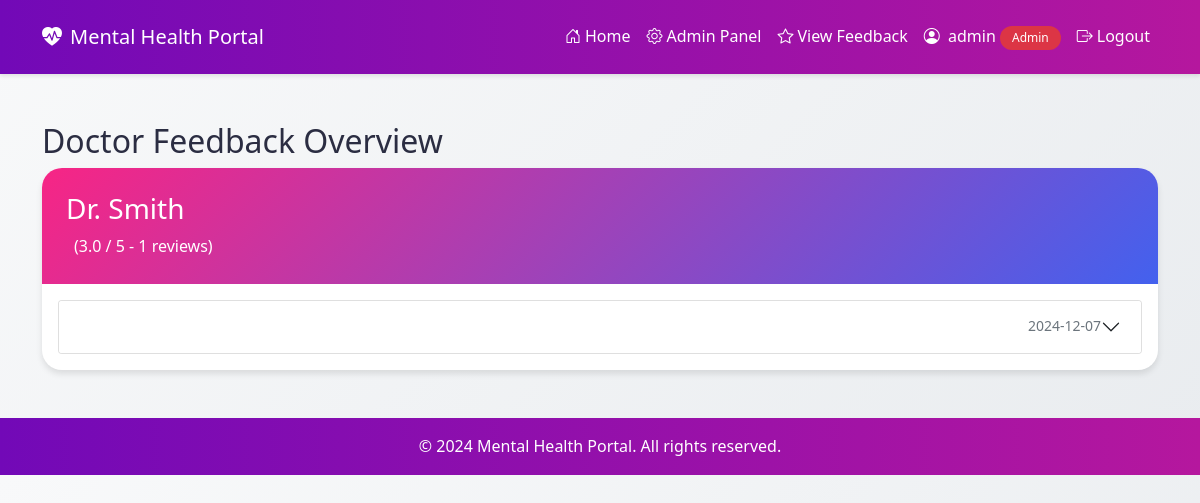
Screenshot of /view_feedback (signed in) with the database file from the repository.
### app.py (models this page shows)
class User(UserMixin, db.Model):
    id = db.Column(db.Integer, primary_key=True)
    username = db.Column(db.String(80), unique=True, nullable=False)
    password = db.Column(db.String(120), nullable=False)
    email = db.Column(db.String(120), unique=True, nullable=False)
    role = db.Column(db.String(20), nullable=False)
    name = db.Column(db.String(100))
    specialization = db.Column(db.String(100))
    photo = db.Column(db.String(255))  # Store the photo filename
    created_at = db.Column(db.DateTime, default=datetime.utcnow)
    patient_appointments = db.relationship('Appointment',
                                         foreign_keys='Appointment.patient_id',
                                         backref='patient',
                                         lazy=True)
    doctor_appointments = db.relationship('Appointment',
                                        foreign_keys='Appointment.doctor_id',
                                        backref='doctor',
                                        lazy=True)
    mood_entries = db.relationship('MoodEntry', backref='mood_user', lazy=True)
    doctor_feedbacks = db.relationship('DoctorFeedback', foreign_keys='DoctorFeedback.doctor_id', backref='feedback_as_doctor', lazy=True)
    given_feedbacks = db.relationship('DoctorFeedback', foreign_keys='DoctorFeedback.patient_id', backref='feedback_as_patient', lazy=True)

class DoctorFeedback(db.Model):
    id = db.Column(db.Integer, primary_key=True)
    doctor_id = db.Column(db.Integer, db.ForeignKey('user.id'), nullable=False)
    patient_id = db.Column(db.Integer, db.ForeignKey('user.id'), nullable=False)
    rating = db.Column(db.Integer, nullable=False)  # 1-5 stars
    comment = db.Column(db.Text)
    created_at = db.Column(db.DateTime, default=datetime.utcnow)
    doctor = db.relationship('User', foreign_keys=[doctor_id], backref='feedback_as_doctor')
    patient = db.relationship('User', foreign_keys=[patient_id], backref='feedback_as_patient')

### app.py (the view)
@app.route('/view_feedback')
@admin_required
def view_feedback():
    doctor_feedback = {}
    feedbacks = DoctorFeedback.query.all()
    for feedback in feedbacks:
        if feedback.doctor not in doctor_feedback:
            doctor_feedback[feedback.doctor] = {
                'feedbacks': [],
                'total_reviews': 0,
                'avg_rating': 0
            }
        doctor_feedback[feedback.doctor]['feedbacks'].append(feedback)
        doctor_feedback[feedback.doctor]['total_reviews'] += 1
        total_rating = sum(f.rating for f in doctor_feedback[feedback.doctor]['feedbacks'])
        doctor_feedback[feedback.doctor]['avg_rating'] = total_rating / doctor_feedback[feedback.doctor]['total_reviews']
    return render_template('view_feedback.html', doctor_feedback=doctor_feedback)

### app.py (called while the page is built)
def admin_required(f):
    @wraps(f)
    def decorated_function(*args, **kwargs):
        if 'role' not in session or session['role'] != 'admin':
            flash('Admin access required.', 'error')
            return redirect(url_for('home'))
        return f(*args, **kwargs)
    return decorated_function

def auto_complete_past_appointments():
    today = datetime.now().strftime('%Y-%m-%d')
    past_confirmed = Appointment.query.filter(
        Appointment.status == 'confirmed',
        Appointment.date < today
    ).all()
    for appointment in past_confirmed:
        appointment.status = 'completed'
    if past_confirmed:
        db.session.commit()

@app.before_request
def before_request():
    if not request.path.startswith('/static'):
        auto_complete_past_appointments()

### templates/view_feedback.html (shortened to what this page needs)
{% extends "base.html" %}
{% block content %}
<div class="container mt-4">
    <h2>Doctor Feedback Overview</h2>
    {% for doctor, data in doctor_feedback.items() %}
    <div class="card mb-4">
        <div class="card-header">
            <h3>{{ doctor.username }}</h3>
            <div class="d-flex align-items-center">
                <span>({{ data.avg_rating }} / 5 - {{ data.total_reviews }} reviews)</span>
            </div>
        </div>
        <div class="card-body">
            <div class="accordion" id="feedback-{{ doctor.id }}">
                {% for feedback in data.feedbacks %}
                <div class="accordion-item">
                    <h2 class="accordion-header">
                        <button class="accordion-button collapsed" type="button" data-bs-toggle="collapse"
                                data-bs-target="#feedback-{{ doctor.id }}-{{ feedback.id }}">
                            <div class="d-flex w-100 justify-content-between align-items-center">
                                <small class="text-muted ms-3">{{ feedback.created_at.strftime('%Y-%m-%d') }}</small>
                            </div>
                        </button>
                    </h2>
                </div>
                {% endfor %}
            </div>
        </div>
    </div>
    {% endfor %}
</div>
{% endblock %}

### static/css/style.css (style rules this page uses)
:root { --primary-color: #7209b7; --secondary-color: #4cc9f0; --accent-1: #f72585; --accent-2: #4361ee; --accent-3: #4cc9f0; --accent-4: #b5179e; --success: #52b788; --warning: #ffd700; --danger: #e63946; --light: #f8f9fa; --dark: #2b2d42; }
body { background: linear-gradient(135deg, #f8f9fa 0%, #e9ecef 100%); color: var(--dark); line-height: 1.6; }
.card { border: none; border-radius: 20px; overflow: hidden; transition: transform 0.3s ease, box-shadow 0.3s ease; box-shadow: 0 4px 6px rgba(0,0,0,0.1); }
.card-header { background: linear-gradient(135deg, var(--accent-1), var(--accent-2)); color: white; border: none; padding: 1.5rem; }

### rows the page displays
User: username "Dr. Smith", avg_rating "3.0", total_reviews "1"
DoctorFeedback: created_at "2024-12-07"

### other values shown
{{ session.get('username') }} "admin"
